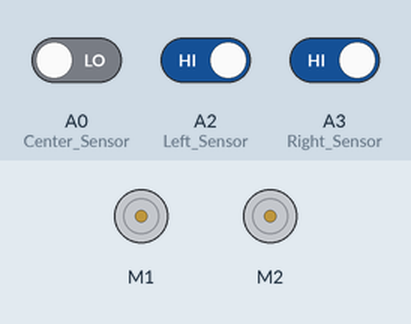
Bench run of a sketch on a simulated Arduino Uno, built with avr-gcc and run on an emulated ATmega328P. Parts: 2 × DC motor (green arrow = forward, orange = backward, longer = faster). The test bench sets the inputs (shaded band); at power-on: A2 (Left_Sensor) HIGH, A3 (Right_Sensor) HIGH, A0 (Center_Sensor) LOW.

Above: at 1.2 s.
1.3 s: A2 (Left_Sensor) driven LOW
At 1.8 s:
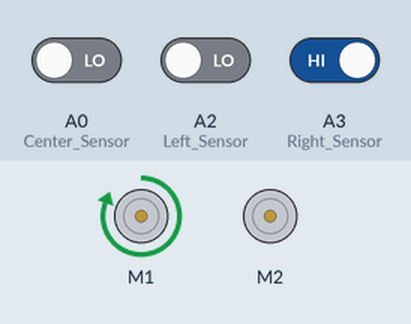
2.8 s: A2 (Left_Sensor) driven HIGH
At 4.0 s:
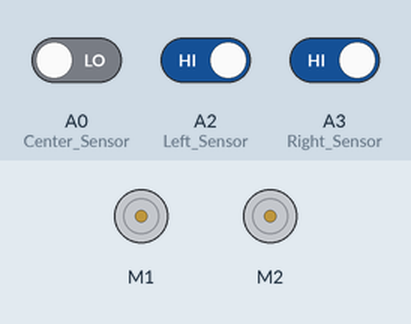
4.3 s: A3 (Right_Sensor) driven LOW
At 5.4 s:
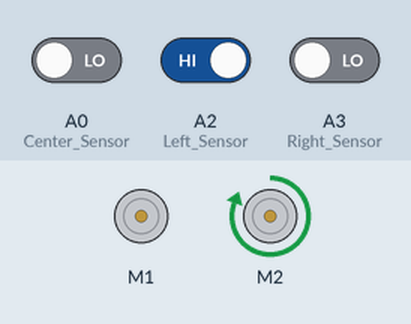
5.8 s: A3 (Right_Sensor) driven HIGH
At 6.6 s:
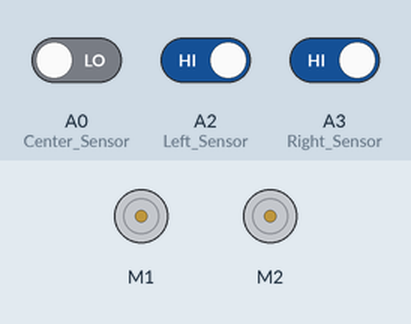
7.3 s: A0 (Center_Sensor) driven HIGH and A2 (Left_Sensor) driven LOW and A3 (Right_Sensor) driven LOW
At 7.8 s:
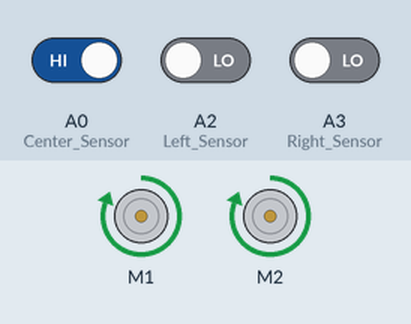
Timing chart, 0 to 9.8 s (numbered marks = the images above; inputs shaded):
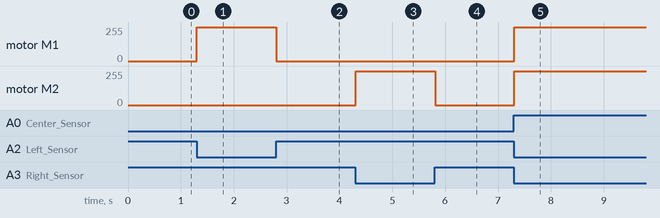

The sketch:

arduino.ino
```cpp
#include <AFMotor.h>

AF_DCMotor Right_Motor(1);
AF_DCMotor Left_Motor(2);

#define Left_Sensor A2
#define Right_Sensor A3
#define Center_Sensor A0

void setup() {


  // turn on motor
  Right_Motor.setSpeed(255);
  Left_Motor.setSpeed(255);

  pinMode(Left_Sensor, INPUT);
  pinMode(Right_Sensor, INPUT);
  pinMode(Center_Sensor, INPUT);

  Right_Motor.run(RELEASE);
  Left_Motor.run(RELEASE);

}

void loop() {
  if (!digitalRead(Right_Sensor) && !digitalRead(Left_Sensor) && digitalRead(Center_Sensor)) {
    Right_Motor.run(FORWARD);
    Left_Motor.run(FORWARD);
    delay(100);
  }

  else if (digitalRead(Right_Sensor) && !digitalRead(Left_Sensor) && !digitalRead(Center_Sensor)) {
    Right_Motor.run(FORWARD);
     Left_Motor.run(RELEASE);
     delay(100);
  }

  else if (!digitalRead(Right_Sensor) && digitalRead(Left_Sensor) && !digitalRead(Center_Sensor)) {
    Right_Motor.run(RELEASE);
    Left_Motor.run(FORWARD);
    delay(100);
  }

  else if (digitalRead(Right_Sensor) && digitalRead(Left_Sensor) && digitalRead(Center_Sensor)) {
    Right_Motor.run(RELEASE);
    Left_Motor.run(RELEASE);
    delay(100);
  }

  else {
     Right_Motor.run(RELEASE);
    Left_Motor.run(RELEASE);
    delay(100);
  }

  }
```

Measured:
- after the input at 1.3 s, motor M1: stopped → forward 255/255 at once
- after the input at 2.8 s, motor M1: forward 255/255 → stopped at once
- after the input at 4.3 s, motor M2: stopped → forward 255/255 at once
- after the input at 5.8 s, motor M2: forward 255/255 → stopped at once
- after the input at 7.3 s, motor M1, motor M2: stopped → forward 255/255 at once
